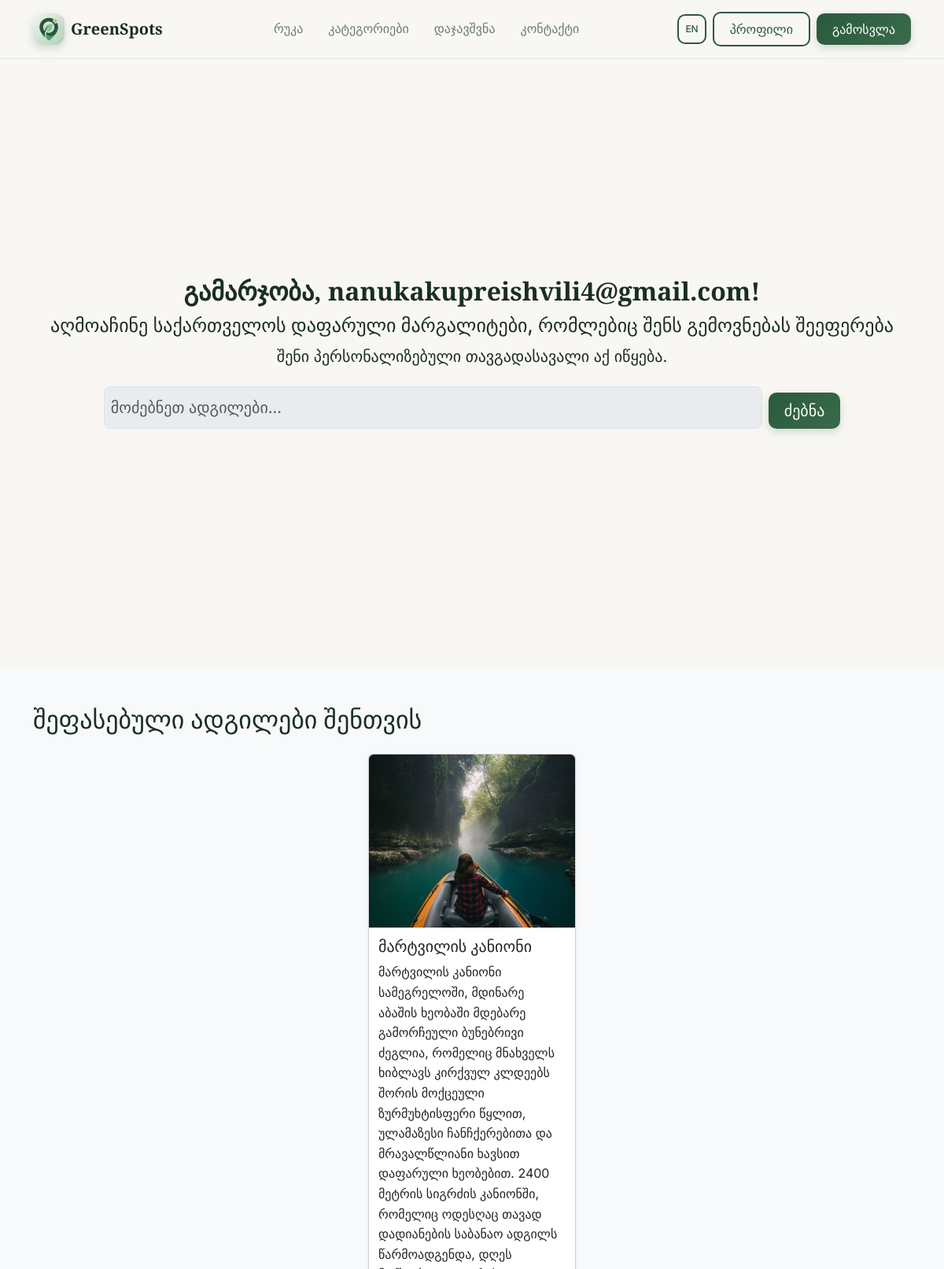
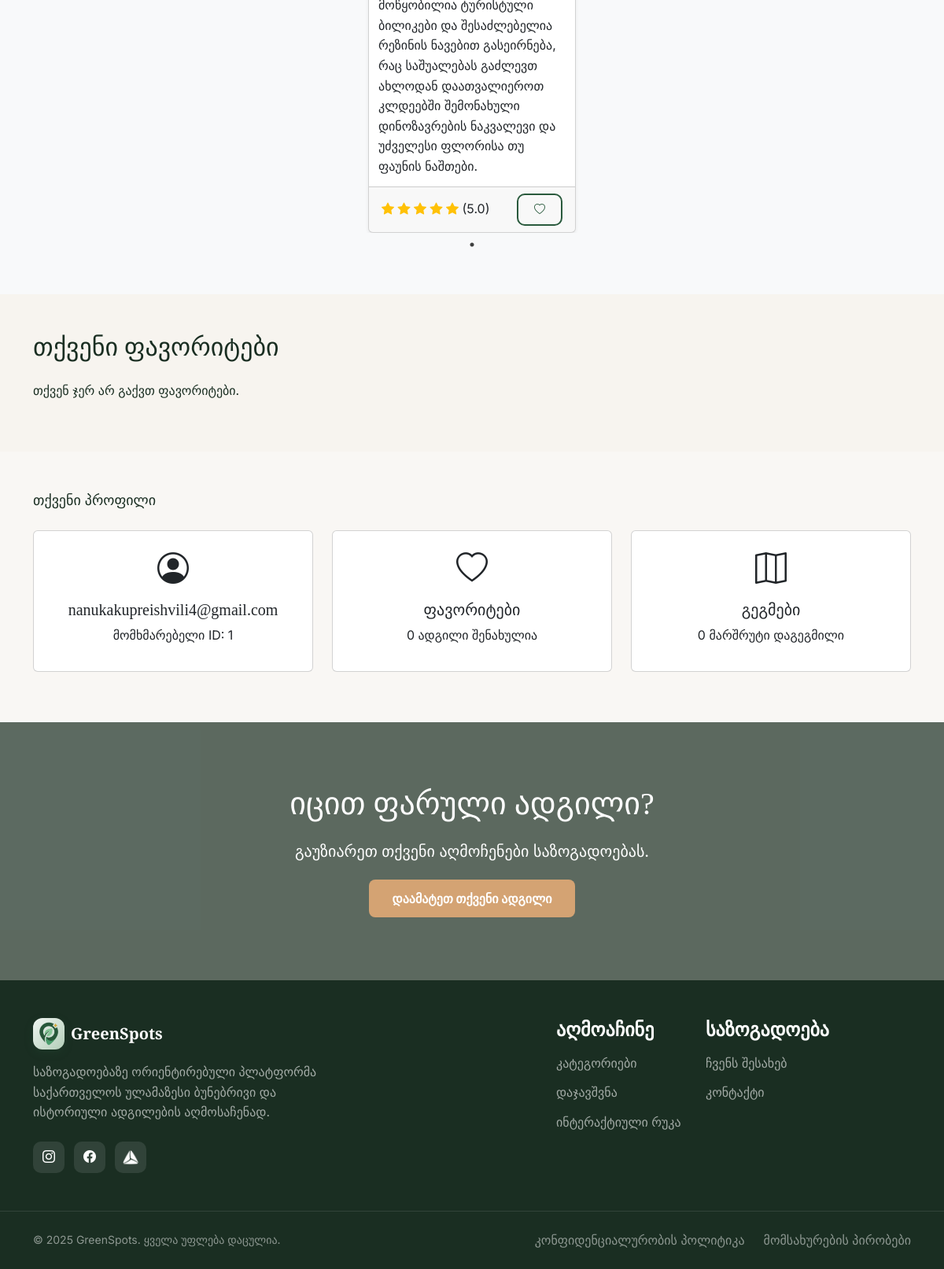
Screenshot of /home (signed in) with the database file from the repository (2 pictures, top to bottom).
### models.py (models this page shows, shortened)
class User(UserMixin, db.Model):
    id = db.Column(db.Integer, primary_key=True)
    username = db.Column(db.String(100), unique=True, nullable=False)
    email = db.Column(db.String(120), unique=True, nullable=False)
    password_hash = db.Column(db.String(200), nullable=False)  # <-- updated
    favorites = db.relationship('Place', secondary=favorites_table, backref=db.backref('favorited_by', lazy='select'))
    role = db.Column(db.String(50), default="user")  # optional
    is_admin = db.Column(db.Boolean, default=False)

class Place(db.Model):
    __tablename__ = 'place'
    id = db.Column(db.Integer, primary_key=True)
    name = db.Column(db.String(100), nullable=False)
    description = db.Column(db.Text, nullable=False)
    category = db.Column(db.String(100))
    region = db.Column(db.String(50))
    image = db.Column(db.String(200))
    latitude = db.Column(db.Float, nullable=True)
    longitude = db.Column(db.Float, nullable=True)
    rating = db.Column(db.Float)
    user_id = db.Column(db.Integer, db.ForeignKey('user.id'))
    user = db.relationship('User', backref='places')
    ratings = db.relationship('Rating', backref='place', lazy=True)
    category_id = db.Column(db.Integer, db.ForeignKey('category.id'))

### app.py (the view)
@app.route("/home")
@login_required
def home():
    places = Place.query.all()
    suggested_places = random.sample(places, min(10, len(places)))
    for place in suggested_places:
        place.avg_rating = round(sum(r.stars for r in place.ratings) / len(place.ratings), 1) if place.ratings else 0
    user_favorites = current_user.favorites
    max_favorites = 6
    favorites_to_show = (
        random.sample(user_favorites, max_favorites)
        if len(user_favorites) > max_favorites else user_favorites
    )
    for fav in favorites_to_show:
        fav.avg_rating = round(sum(r.stars for r in fav.ratings) / len(fav.ratings), 1) if fav.ratings else 0
    user_favorite_ids = [p.id for p in current_user.favorites]
    planned_count = PlannedRoute.query.filter_by(user_id=current_user.id).count()
    return render_template(
        "home.html",
        places=places,
        suggested_places=suggested_places,
        favorites_to_show=favorites_to_show,
        user_favorite_ids=user_favorite_ids,
        planned_count=planned_count
    )

### templates/home.html (shortened to what this page needs)
{% extends "base.html" %}
{% block css %}
<link rel="stylesheet" href="{{ url_for('static', filename='css/index.css') }}">
<link rel="stylesheet" href="{{ url_for('static', filename='css/dashboard.css') }}">
<link rel="stylesheet" type="text/css" href="https://cdn.jsdelivr.net/npm/slick-carousel@1.8.1/slick/slick.css"/>
<link rel="stylesheet" type="text/css" href="https://cdn.jsdelivr.net/npm/slick-carousel@1.8.1/slick/slick-theme.css"/>
{% endblock %}
{% block content %}
<section class="hero-section py-5 mt-5 text-center">
    <div class="container">
        <h1 class="hero-title">
            {% if g.lang=='en' %}Hello, {{ current_user.username }}!{% else %}გამარჯობა, {{ current_user.username }}!{% endif %}
        </h1>
        <p class="hero-slogan-georgian">
            {% if g.lang=='en' %}Discover Georgia's hidden gems that match your taste{% else %}აღმოაჩინე საქართველოს დაფარული მარგალიტები, რომლებიც შენს გემოვნებას შეეფერება{% endif %}
        </p>
        <p class="hero-subtitle">
            {% if g.lang=='en' %}Your personalized adventure starts here.{% else %}შენი პერსონალიზებული თავგადასავალი აქ იწყება.{% endif %}
        </p>
        <div class="d-flex justify-content-center gap-2 mt-4">
            <input type="text" class="form-control form-control-lg w-75" placeholder="{% if g.lang=='en' %}Search places...{% else %}მოძებნეთ ადგილები...{% endif %}" disabled>
            <button class="btn btn-primary-green btn-lg">{% if g.lang=='en' %}Search{% else %}ძებნა{% endif %}</button>
        </div>
    </div>
</section>
<section id="suggestions" class="featured-section py-5 bg-light">
    <div class="container">
        <h2 class="mb-4">{% if g.lang=='en' %}Recommended Places for You{% else %}შეფასებული ადგილები შენთვის{% endif %}</h2>
        {% if suggested_places %}
        <div class="suggested-slider">
            {% for place in suggested_places %}
            <div>
                <div class="card h-100 shadow-sm">
                    <img src="{{ url_for('static', filename='uploads/' ~ (place.image or 'placeholder.png')) }}" class="card-img-top" alt="{{ place.name }}">
                    <div class="card-body">
                        <h5 class="card-title">{{ place.name }}</h5>
                        <p class="card-text">{{ place.description }}</p>
                    </div>
                    <div class="card-footer d-flex justify-content-between align-items-center">
                        <span>
                            {% for i in range(place.avg_rating|int) %}
                                <i class="bi bi-star-fill text-warning"></i>
                            {% endfor %}
                            ({{ '%.1f' % place.avg_rating }})
                        </span>
                        <button class="btn btn-sm btn-outline-green favorite-btn" data-id="{{ place.id }}">
                            {% if place.id in user_favorite_ids %}
                                <i class="bi bi-heart-fill text-danger"></i>
                            {% else %}
                                <i class="bi bi-heart"></i>
                            {% endif %}
                        </button>
                    </div>
                </div>
            </div>
            {% endfor %}
        </div>
        {% else %}
        <p>{% if g.lang=='en' %}No places in this category yet.{% else %}ამ კატეგორიაში ჯერ არ არის ადგილები.{% endif %}</p>
        {% endif %}
    </div>
</section>
<section id="favorites" class="categories-section py-5">
    <div class="container">
        <h2 class="mb-4">{% if g.lang=='en' %}Your Favorites{% else %}თქვენი ფავორიტები{% endif %}</h2>
        {% if favorites_to_show %}
        <div class="favorites-slider">
            {% for favorite in favorites_to_show %}
            <div>
                <div class="card h-100">
                    <img src="{{ url_for('static', filename='uploads/' + favorite.image) }}" class="card-img-top" alt="{{ favorite.name }}">
                    <div class="card-body">
                        <h5 class="card-title">{{ favorite.name }}</h5>
                        <form method="POST" action="{{ url_for('toggle_favorite', place_id=favorite.id) }}">
                            <button type="submit" class="btn btn-sm btn-outline-green">
                                <i class="bi bi-heart-fill text-danger"></i> {% if g.lang=='en' %}Remove{% else %}წაშლა{% endif %}
                            </button>
                        </form>
                    </div>
                </div>
            </div>
            {% endfor %}
        </div>
        {% else %}
        <p>{% if g.lang=='en' %}You don't have any favorites yet.{% else %}თქვენ ჯერ არ გაქვთ ფავორიტები.{% endif %}</p>
        {% endif %}
    </div>
</section>
<section id="profile" class="how-section py-5">
    <div class="container">
        <a href="{{ url_for('profile') }}" class="mb-4 d-block" style="text-decoration: none; color: inherit; font-size: large;">
            {% if g.lang=='en' %}Your Profile{% else %}თქვენი პროფილი{% endif %}
        </a>
        <div class="row">
            <div class="col-md-4 mb-3">
                <div class="card text-center p-3 h-100">
                    <i class="bi bi-person-circle fs-1 mb-2"></i>
                    <h5>{{ current_user.username }}</h5>
                    <p>{% if g.lang=='en' %}User ID{% else %}მომხმარებელი ID{% endif %}: {{ current_user.id }}</p>
                </div>
            </div>
            <div class="col-md-4 mb-3">
                <div class="card text-center p-3 h-100">
                    <i class="bi bi-heart fs-1 mb-2"></i>
                    <h5>{% if g.lang=='en' %}Favorites{% else %}ფავორიტები{% endif %}</h5>
                    <p>
                        {% if g.lang=='en' %}{{ current_user.favorites|length }} places saved{% else %}{{ current_user.favorites|length }} ადგილი შენახულია{% endif %}
                    </p>
                </div>
            </div>
            <div class="col-md-4 mb-3">
                <div class="card text-center p-3 h-100">
                    <i class="bi bi-map fs-1 mb-2"></i>
                    <h5>{% if g.lang=='en' %}Plans{% else %}გეგმები{% endif %}</h5>
                    <p>
                        {% if g.lang=='en' %}{{ current_user.routes|length }} routes planned{% else %}{{ current_user.routes|length }} მარშრუტი დაგეგმილი{% endif %}
                    </p>
                </div>
            </div>
        </div>
    </div>
</section>
{% endblock %}

### templates/base.html (shortened to what this page needs)
<!DOCTYPE html>
<html lang="en">
<head>
    <link href="https://cdn.jsdelivr.net/npm/bootstrap@5.3.2/dist/css/bootstrap.min.css" rel="stylesheet">
    <link href="https://cdn.jsdelivr.net/npm/bootstrap-icons@1.11.1/font/bootstrap-icons.css" rel="stylesheet">
    {% block css %}{% endblock %}
</head>
<body>
{% include "header.html" %}
{% block content %}
{% endblock %}
{% include "footer.html" %}
</body>
</html>

### templates/header.html (shortened to what this page needs)
<nav class="navbar navbar-expand-lg navbar-greenspots fixed-top">
    <div class="container">
        <a class="navbar-brand" href="{{ url_for('home') }}">
            <div class="brand-icon">
                <img src="{{ url_for('static', filename='img/logo.png') }}" alt="logo" width="30" height="30">
            </div>
            GreenSpots
        </a>
        <div class="collapse navbar-collapse" id="navbarNav">
            <ul class="navbar-nav mx-auto">
                <li class="nav-item"><a class="nav-link" href="{{ url_for('map_page') }}">{% if g.lang=='en' %}Map{% else %}რუკა{% endif %}</a></li>
                <li class="nav-item"><a class="nav-link" href="{{ url_for('categories') }}">{% if g.lang=='en' %}Categories{% else %}კატეგორიები{% endif %}</a></li>
                <li class="nav-item"><a class="nav-link" href="{{ url_for ('booking')}}">{% if g.lang=='en' %}Booking{% else %}დაჯავშვნა{% endif %}</a></li>
                <li class="nav-item"><a class="nav-link" href="{{ url_for ('contact')}}">{% if g.lang=='en' %}Contact{% else %}კონტაქტი{% endif %}</a></li>
            </ul>
            <div class="d-flex gap-2 align-items-center">
                <button id="lang-toggle-header" class="btn btn-outline-green btn-sm px-2" style="font-size: 12px; height: 38px;">
                    {% if g.lang == 'en' %}GE{% else %}EN{% endif %}
                </button>
                {% if current_user.is_authenticated %}
                    <a href="{{ url_for('profile') }}"><button class="btn btn-outline-green">{% if g.lang=='en' %}Profile{% else %}პროფილი{% endif %}</button></a>
                    <a href="{{ url_for('auth_bp.logout') }}"><button class="btn btn-primary-green">{% if g.lang=='en' %}Logout{% else %}გამოსვლა{% endif %}</button></a>
                {% endif %}
            </div>
        </div>
    </div>
</nav>

### templates/footer.html
<footer id="about">
    <section class="cta-section" style="position: relative; overflow: hidden; padding: 80px 0; color: white;">
        <video autoplay muted loop playsinline id="footer-video"
               style="position: absolute; top: 50%; left: 50%; min-width: 100%; min-height: 100%; width: auto; height: 200px; z-index: 0; transform: translate(-50%, -50%); object-fit: cover;">
            <source src="{{ url_for('static', filename='img/loading.mp4') }}" type="video/mp4">
        </video>
        <div class="overlay" style="position: absolute; top: 0; left: 0; width: 100%; height: 100%; background: rgba(26, 46, 34, 0.7); z-index: 1;"></div>
        <div class="container" style="position: relative; z-index: 2; text-align: center;">
            <h2 style="font-size: 40px; margin-bottom: 20px;">{% if g.lang=='en' %}Know a hidden spot?{% else %}იცით ფარული ადგილი?{% endif %}</h2>
            <p style="margin-bottom: 20px; font-size: 20px;">{% if g.lang=='en' %}Share your discoveries with the community.{% else %}გაუზიარეთ თქვენი აღმოჩენები საზოგადოებას.{% endif %}</p>
            <a href="{{ url_for('add_place') }}" class="btn btn-primary"
               style="background-color: #d4a373; border: none; padding: 12px 30px; border-radius: 8px; font-weight: bold;">
               {% if g.lang=='en' %}Add your place{% else %}დაამატეთ თქვენი ადგილი{% endif %}
            </a>
        </div>
    </section>
    <div class="footer-main">
        <div class="container">
            <div class="row">
                <div class="col-lg-5 mb-4 mb-lg-0">
                    <a href="{{ url_for('index') }}" class="footer-brand">
                        <div class="brand-icon">
                            <img src="{{ url_for('static', filename='img/logo.png') }}" alt="logo" width="30" height="30">
                        </div>
                        GreenSpots
                    </a>
                    <p class="footer-description">
                        {% if g.lang=='en' %}A community-oriented platform to discover Georgia's most beautiful natural and historical places.{% else %}საზოგადოებაზე ორიენტირებული პლატფორმა საქართველოს ულამაზესი ბუნებრივი და ისტორიული ადგილების აღმოსაჩენად.{% endif %}
                    </p>
                    <div class="social-links">
                        <a href="https://www.instagram.com/_nanuukkaa_/" class="social-link"><i class="bi bi-instagram"></i></a>
                        <a href="https://www.facebook.com/nanu.kupreishvili" class="social-link"><i class="bi bi-facebook"></i></a>
                        <a href="https://tbcbank.ge/ka/tbc-education" class="social-link">
                            <img src="{{ url_for('static', filename='img/tbc-logo.png') }}" alt="logo" width="20" height="20">
                        </a>
                    </div>
                </div>
                <div class="col-6 col-lg-2 offset-lg-2">
                    <h4 class="footer-title">{% if g.lang=='en' %}Explore{% else %}აღმოაჩინე{% endif %}</h4>
                    <ul class="footer-links">
                        <li><a href="#">{% if g.lang=='en' %}Categories{% else %}კატეგორიები{% endif %}</a></li>
                        <li><a href="#">{% if g.lang=='en' %}Booking{% else %}დაჯავშვნა{% endif %}</a></li>
                        <li><a href="{{ url_for('map_page') }}">{% if g.lang=='en' %}Interactive Map{% else %}ინტერაქტიული რუკა{% endif %}</a></li>
                    </ul>
                </div>
                <div class="col-6 col-lg-2">
                    <h4 class="footer-title">{% if g.lang=='en' %}Community{% else %}საზოგადოება{% endif %}</h4>
                    <ul class="footer-links">
                        <li><a href="#">{% if g.lang=='en' %}About Us{% else %}ჩვენს შესახებ{% endif %}</a></li>
                        <li><a href="#">{% if g.lang=='en' %}Contact{% else %}კონტაქტი{% endif %}</a></li>
                    </ul>
                </div>
            </div>
        </div>
    </div>
    <div class="footer-bottom">
        <div class="container">
            <div class="d-flex flex-column flex-md-row justify-content-between align-items-center gap-3">
                <p>© 2025 GreenSpots. {% if g.lang=='en' %}All rights reserved.{% else %}ყველა უფლება დაცულია.{% endif %}</p>
                <div class="d-flex gap-4">
                    <a href="#">{% if g.lang=='en' %}Privacy Policy{% else %}კონფიდენციალურობის პოლიტიკა{% endif %}</a>
                    <a href="#">{% if g.lang=='en' %}Terms of Service{% else %}მომსახურების პირობები{% endif %}</a>
                </div>
            </div>
        </div>
    </div>
</footer>

### rows the page displays
User: username "nanukakupreishvili4@gmail.com", id "1"
Place: image (picture), name "მარტვილის კანიონი", description "მარტვილის კანიონი სამეგრელოში, მდინარე აბაშის ხეობაში მდებარე გამორჩეული ბუნებრივი ძეგლია, რომელიც მნახველს ხიბლავს კირქვულ კლდეებს შორის მოქცეული ზურმუხტისფერი წყლით, ულამაზესი ჩანჩქერებითა და მრავალწლიანი ხავსით დაფარული ხეობებით. 2400 მეტრის სიგრძის კანიონში, რომელიც ოდესღაც თავად დადიანების საბანაო ადგილს წარმოადგენდა, დღეს მოწყობილია ტურისტული ბილიკები და შესაძლებელია რეზინის ნავებით გასეირნება, რაც საშუალებას გაძლევთ ახლოდან დაათვალიეროთ კლდეებში შემონახული დინოზავრების ნაკვალევი და უძველესი ფლორისა თუ ფაუნის ნაშთები.", avg_rating "5.0"

### other values shown
{{ current_user.favorites|length }} "0"
{{ current_user.routes|length }} "0"
